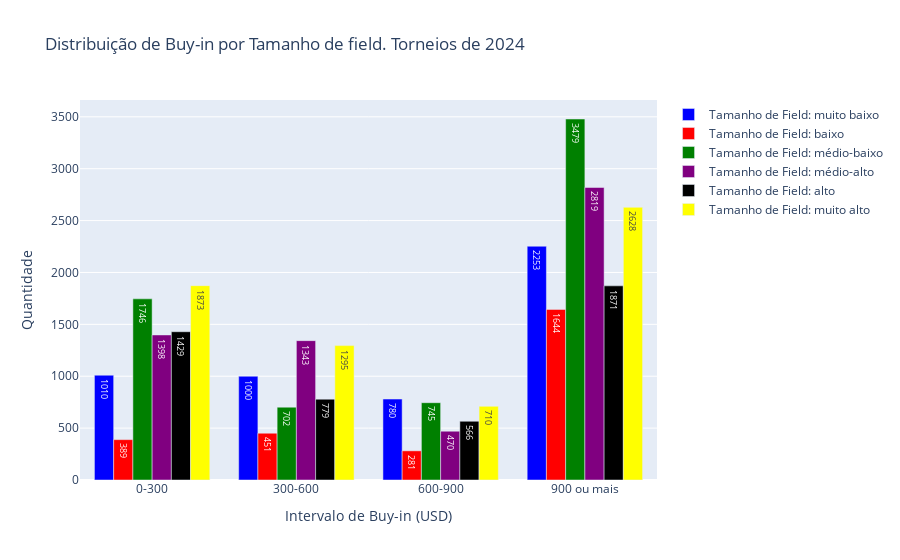

Notebook code for this chart:
### Code cell
import plotly.graph_objects as go

# Definindo os intervalos para dividir os dados
bins = [0, 300, 600, 900, float('inf')]

# Definindo os rótulos para os grupos
labels = ['0-300', '300-600', '600-900', '900 ou mais']

# Adicionando uma nova coluna ao DataFrame com os rótulos dos intervalos
df10['Intervalo'] = pd.cut(df10['Entradas'], bins=bins, labels=labels, right=False)

# Calculando a quantidade total de torneios em cada intervalo e tipo de torneio
total_torneios_por_intervalo_tipo = df10.groupby(['Intervalo', 'Buy-in Group']).size().reset_index(name='Total')

# Criando as listas de valores para cada tamanho de field
valores_por_field = {}
for field_size in total_torneios_por_intervalo_tipo['Buy-in Group'].unique():
    valores_por_field[field_size] = total_torneios_por_intervalo_tipo[total_torneios_por_intervalo_tipo['Buy-in Group'] == field_size]['Total'].tolist()

# Criando as barras para cada tamanho de field
barras = []
cores = ['blue', 'red', 'green', 'purple', 'black', 'yellow']  # Cores para os tamanhos de field
for field_size, cor in zip(valores_por_field.keys(), cores):
    barras.append(go.Bar(
        x=labels,
        y=valores_por_field[field_size],
        text=valores_por_field[field_size],  # Adicionando os valores como texto nas barras
        name=f'Tamanho de Field: {field_size}',
        marker_color=cor  # Aplicando a cor alternada
    ))

# Criando a figura
fig = go.Figure()

# Adicionando as barras à figura
for barra in barras:
    fig.add_trace(barra)


# Atualizando o layout do gráfico
fig.update_layout(
    xaxis_title='Intervalo de Buy-in (USD)',
    yaxis_title='Quantidade',
    title='Distribuição de Buy-in por Tamanho de field. Torneios de 2024',
    barmode='group'  # Agrupando as barras
)

# Exibindo o gráfico
fig.show()

### Figure 1 — Plotly figure (JSON) as saved in the notebook; plotly's stock layout.template omitted (floating-point values rounded to 4 significant figures)
{"data": [{"marker": {"color": "blue"}, "name": "Tamanho de Field: muito baixo", "text": ["1010", "1000", "780", "2253"], "type": "bar", "x": ["0-300", "300-600", "600-900", "900 ou mais"], "y": [1010, 1000, 780, 2253]}, {"marker": {"color": "red"}, "name": "Tamanho de Field: baixo", "text": ["389", "451", "281", "1644"], "type": "bar", "x": ["0-300", "300-600", "600-900", "900 ou mais"], "y": [389, 451, 281, 1644]}, {"marker": {"color": "green"}, "name": "Tamanho de Field: médio-baixo", "text": ["1746", "702", "745", "3479"], "type": "bar", "x": ["0-300", "300-600", "600-900", "900 ou mais"], "y": [1746, 702, 745, 3479]}, {"marker": {"color": "purple"}, "name": "Tamanho de Field: médio-alto", "text": ["1398", "1343", "470", "2819"], "type": "bar", "x": ["0-300", "300-600", "600-900", "900 ou mais"], "y": [1398, 1343, 470, 2819]}, {"marker": {"color": "black"}, "name": "Tamanho de Field: alto", "text": ["1429", "779", "566", "1871"], "type": "bar", "x": ["0-300", "300-600", "600-900", "900 ou mais"], "y": [1429, 779, 566, 1871]}, {"marker": {"color": "yellow"}, "name": "Tamanho de Field: muito alto", "text": ["1873", "1295", "710", "2628"], "type": "bar", "x": ["0-300", "300-600", "600-900", "900 ou mais"], "y": [1873, 1295, 710, 2628]}], "layout": {"barmode": "group", "title": {"text": "Distribuição de Buy-in por Tamanho de field. Torneios de 2024"}, "xaxis": {"title": {"text": "Intervalo de Buy-in (USD)"}}, "yaxis": {"title": {"text": "Quantidade"}}}}
